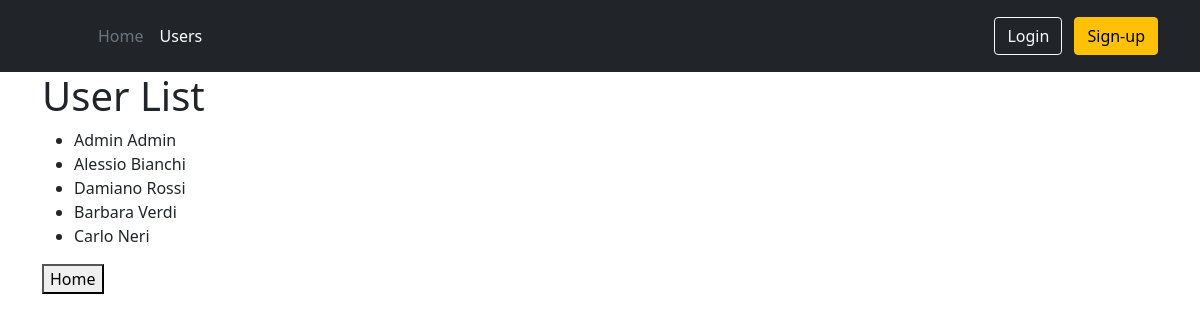
Screenshot of /users with the database file from the repository.
### monolith/database.py (models this page shows, shortened)
class User(db.Model):
    __tablename__ = 'user'
    id = db.Column(db.Integer, primary_key=True, autoincrement=True)
    email = db.Column(db.Unicode(128), unique=True, nullable=False)
    firstname = db.Column(db.Unicode(128))
    lastname = db.Column(db.Unicode(128))
    password = db.Column(db.Unicode(128))
    date_of_birth = db.Column(db.Date)
    is_active = db.Column(db.Boolean, default=True)
    is_admin = db.Column(db.Boolean, default=False)
    is_anonymous = False
    has_picture = db.Column(db.Boolean, default=False)  # has the user a personal profile picture
    '''
    TODO 2nd priority stuffs
    lottery_points = db.Column(db.integer, default=0)
    content_filter_enabled = db.Column(db.Boolean, default=False)
    '''
    sent_messages = db.relationship('Message', backref='sender', lazy=True)
    received_messages = db.relationship('Message_Recipient', backref='recipient', lazy=True)
    reported_messages = db.relationship('Report', backref='reporter', lazy=True)

### monolith/views/users.py (the view)
@users.route('/users')
def _users():
    _users = db.session.query(User)
    return render_template("users.html", users=_users)

### monolith/templates/users.html (shortened to what this page needs)
{% extends "layout.html" %}
{% block content %}
<h1>User List</h1>
<ul>
  {% for user in users: %}
  <li>
  {{user.firstname}} {{user.lastname}}
  </li>
  {% endfor %}
</ul>
<button onclick="location.href = '/';" id="homeButton" class="float-left submit-button" >Home</button>
{% endblock %}

### monolith/templates/layout.html (shortened to what this page needs)
<!doctype html>
<html lang="en">
{% block head %}
<head>
    <link href="https://cdn.jsdelivr.net/npm/bootstrap@5.1.3/dist/css/bootstrap.min.css" rel="stylesheet"
>
    <link href="{{ url_for('static',filename='style/style.css') }}" type="text/css" rel="stylesheet">
</head>
{% endblock %}
<body>
    {% block header %}
    <header class="p-3 bg-dark text-white">
        <div class="container">
            <div class="d-flex flex-wrap align-items-center justify-content-center justify-content-lg-start">
                <a href="/" class="d-flex align-items-center mb-2 mb-lg-0 text-white text-decoration-none">
                    <svg class="bi me-2" width="40" height="32" role="img" aria-label="Bootstrap">
                        <use xlink:href="#bootstrap"></use>
                    </svg>
                </a>
                <ul class="nav col-12 col-lg-auto me-lg-auto mb-2 justify-content-center mb-md-0">
                    <li><a href="/" class="nav-link px-2 text-secondary">Home</a></li>
                    <li><a href="/users" class="nav-link px-2 text-white">Users</a></li>
                </ul>
                {% if current_user.is_authenticated %}
                <div class="dropdown text-end">
                    <a href="#" class="d-block link-light text-decoration-none dropdown-toggle" id="dropdownUser1"
                        data-bs-toggle="dropdown" aria-expanded="false">
                        <img src="https://github.com/mdo.png" alt="mdo" width="32" height="32" class="rounded-circle">
                    </a>
                    <ul class="dropdown-menu text-small" aria-labelledby="dropdownUser1" style="">
                        <li><a class="dropdown-item" href="/account_info">Profile</a></li>
                        <li>
                            <hr class="dropdown-divider">
                        </li>
                        <li><a class="dropdown-item" href="/logout">Sign out</a></li>
                    </ul>
                </div>
                {% else %}
                <div class="text-end">
                    <a href="/login" role="button" class="btn btn-outline-light me-2">Login</a>
                    <a href="/register" role="button" class="btn btn-warning">Sign-up</a>
                </div>
                {% endif %}
            </div>
        </div>
    </header>
    {% endblock %}
    <div class="container">
        {% block content %}{% endblock %}
    </div>
</body>
</html>

### monolith/static/style/style.css (style rules this page uses)
html, body { height: 100%; }

### rows the page displays
User: firstname "Admin", lastname "Admin"
User: firstname "Alessio", lastname "Bianchi"
User: firstname "Damiano", lastname "Rossi"
User: firstname "Barbara", lastname "Verdi"
User: firstname "Carlo", lastname "Neri"
